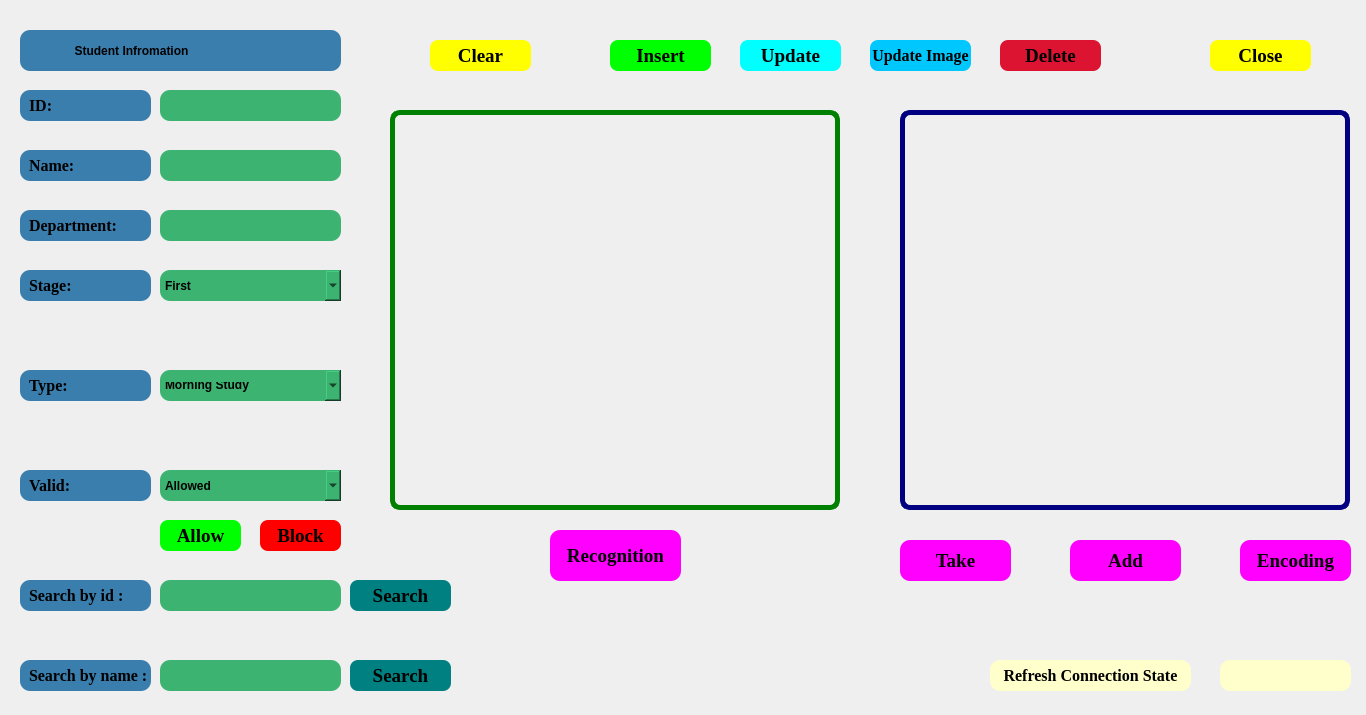
<?xml version="1.0" encoding="UTF-8"?>
<ui version="4.0">
 <class>Main</class>
 <widget class="QWidget" name="Main">
  <property name="geometry">
   <rect>
    <x>0</x>
    <y>0</y>
    <width>1366</width>
    <height>715</height>
   </rect>
  </property>
  <property name="windowTitle">
   <string>MTK</string>
  </property>
  <widget class="QPushButton" name="s1_take">
   <property name="geometry">
    <rect>
     <x>900</x>
     <y>540</y>
     <width>111</width>
     <height>41</height>
    </rect>
   </property>
   <property name="font">
    <font>
     <family>Times New Roman</family>
     <pointsize>14</pointsize>
     <weight>75</weight>
     <italic>false</italic>
     <bold>true</bold>
    </font>
   </property>
   <property name="cursor">
    <cursorShape>PointingHandCursor</cursorShape>
   </property>
   <property name="styleSheet">
    <string notr="true">border-radius: 10px;
background-color: rgb(255,0,255);
border-color: rgb(0, 85, 127);
font: 80 14pt &quot;MS Shell Dlg 2&quot;;
font-family: &quot;Times New Roman&quot;;
font-weight: bold;</string>
   </property>
   <property name="text">
    <string>Take</string>
   </property>
  </widget>
  <widget class="QLabel" name="label_8">
   <property name="geometry">
    <rect>
     <x>20</x>
     <y>660</y>
     <width>131</width>
     <height>31</height>
    </rect>
   </property>
   <property name="font">
    <font>
     <family>Times New Roman</family>
     <pointsize>12</pointsize>
     <weight>75</weight>
     <italic>false</italic>
     <bold>true</bold>
    </font>
   </property>
   <property name="styleSheet">
    <string notr="true">background-color: rgb(58, 126, 173);
border-radius: 10px;
padding:5px;
font: 80 12pt &quot;MS Shell Dlg 2&quot;;
font-family: &quot;Times New Roman&quot;;
font-weight: bold;</string>
   </property>
   <property name="text">
    <string>Search by name :</string>
   </property>
  </widget>
  <widget class="QPushButton" name="s1_update">
   <property name="geometry">
    <rect>
     <x>740</x>
     <y>40</y>
     <width>101</width>
     <height>31</height>
    </rect>
   </property>
   <property name="font">
    <font>
     <family>Times New Roman</family>
     <pointsize>14</pointsize>
     <weight>75</weight>
     <italic>false</italic>
     <bold>true</bold>
    </font>
   </property>
   <property name="cursor">
    <cursorShape>PointingHandCursor</cursorShape>
   </property>
   <property name="styleSheet">
    <string notr="true">border-radius: 8px;
background-color: rgb(0,255,255);
border-color: rgb(0, 85, 127);
font: 80 14pt &quot;MS Shell Dlg 2&quot;;
font-family: &quot;Times New Roman&quot;;
font-weight: bold;</string>
   </property>
   <property name="text">
    <string>Update</string>
   </property>
  </widget>
  <widget class="QLineEdit" name="s1_search_id">
   <property name="geometry">
    <rect>
     <x>160</x>
     <y>580</y>
     <width>181</width>
     <height>31</height>
    </rect>
   </property>
   <property name="styleSheet">
    <string notr="true">background-color: rgb(60,179,113);
border-color: rgb(0, 85, 127);
border-radius: 10px;
padding:5px;
font: 80 12pt &quot;MS Shell Dlg 2&quot;;
font-family: &quot;Times New Roman&quot;;
font-weight: bold;</string>
   </property>
  </widget>
  <widget class="QPushButton" name="s1_insert">
   <property name="geometry">
    <rect>
     <x>610</x>
     <y>40</y>
     <width>101</width>
     <height>31</height>
    </rect>
   </property>
   <property name="font">
    <font>
     <family>Times New Roman</family>
     <pointsize>14</pointsize>
     <weight>75</weight>
     <italic>false</italic>
     <bold>true</bold>
    </font>
   </property>
   <property name="cursor">
    <cursorShape>PointingHandCursor</cursorShape>
   </property>
   <property name="styleSheet">
    <string notr="true">border-radius: 8px;
background-color: rgb(0,255,0);
border-color: rgb(0, 85, 127);
font: 80 14pt &quot;MS Shell Dlg 2&quot;;
font-family: &quot;Times New Roman&quot;;
font-weight: bold;</string>
   </property>
   <property name="text">
    <string>Insert</string>
   </property>
  </widget>
  <widget class="QLabel" name="s1_Review_image">
   <property name="geometry">
    <rect>
     <x>900</x>
     <y>110</y>
     <width>450</width>
     <height>400</height>
    </rect>
   </property>
   <property name="styleSheet">
    <string notr="true">border-style: solid;
border-color: rgb(0,0,128);
border-width: 5px;
border-radius: 10px;
padding: 1px;
</string>
   </property>
   <property name="text">
    <string/>
   </property>
   <property name="scaledContents">
    <bool>true</bool>
   </property>
  </widget>
  <widget class="QPushButton" name="s1_AddImage">
   <property name="geometry">
    <rect>
     <x>1070</x>
     <y>540</y>
     <width>111</width>
     <height>41</height>
    </rect>
   </property>
   <property name="font">
    <font>
     <family>Times New Roman</family>
     <pointsize>14</pointsize>
     <weight>75</weight>
     <italic>false</italic>
     <bold>true</bold>
    </font>
   </property>
   <property name="cursor">
    <cursorShape>PointingHandCursor</cursorShape>
   </property>
   <property name="styleSheet">
    <string notr="true">border-radius: 10px;
background-color: rgb(255,0,255);
border-color: rgb(0, 85, 127);
font: 80 14pt &quot;MS Shell Dlg 2&quot;;
font-family: &quot;Times New Roman&quot;;
font-weight: bold;</string>
   </property>
   <property name="text">
    <string>Add</string>
   </property>
  </widget>
  <widget class="QLineEdit" name="s1_name">
   <property name="geometry">
    <rect>
     <x>160</x>
     <y>150</y>
     <width>181</width>
     <height>31</height>
    </rect>
   </property>
   <property name="styleSheet">
    <string notr="true">background-color: rgb(60,179,113);
border-color: rgb(0, 85, 127);
border-radius: 10px;
padding:5px;
font: 80 12pt &quot;MS Shell Dlg 2&quot;;
font-family: &quot;Times New Roman&quot;;
font-weight: bold;</string>
   </property>
  </widget>
  <widget class="QPushButton" name="s1_SearchId_btn">
   <property name="geometry">
    <rect>
     <x>350</x>
     <y>580</y>
     <width>101</width>
     <height>31</height>
    </rect>
   </property>
   <property name="font">
    <font>
     <family>Times New Roman</family>
     <pointsize>14</pointsize>
     <weight>75</weight>
     <italic>false</italic>
     <bold>true</bold>
    </font>
   </property>
   <property name="cursor">
    <cursorShape>PointingHandCursor</cursorShape>
   </property>
   <property name="styleSheet">
    <string notr="true">border-radius: 8px;
background-color: rgb(0,128,128);
border-color: rgb(0, 85, 127);
font: 80 14pt &quot;MS Shell Dlg 2&quot;;
font-family: &quot;Times New Roman&quot;;
font-weight: bold;</string>
   </property>
   <property name="text">
    <string>Search</string>
   </property>
   <property name="flat">
    <bool>false</bool>
   </property>
  </widget>
  <widget class="QPushButton" name="s1_close">
   <property name="geometry">
    <rect>
     <x>1210</x>
     <y>40</y>
     <width>101</width>
     <height>31</height>
    </rect>
   </property>
   <property name="font">
    <font>
     <family>Times New Roman</family>
     <pointsize>14</pointsize>
     <weight>75</weight>
     <italic>false</italic>
     <bold>true</bold>
    </font>
   </property>
   <property name="cursor">
    <cursorShape>PointingHandCursor</cursorShape>
   </property>
   <property name="styleSheet">
    <string notr="true">border-radius: 8px;
background-color: rgb(255,255,0);
border-color: rgb(0, 85, 127);
font: 80 14pt &quot;MS Shell Dlg 2&quot;;
font-family: &quot;Times New Roman&quot;;
font-weight: bold;</string>
   </property>
   <property name="text">
    <string>Close</string>
   </property>
  </widget>
  <widget class="QPushButton" name="s1_RunCamera">
   <property name="geometry">
    <rect>
     <x>550</x>
     <y>530</y>
     <width>131</width>
     <height>51</height>
    </rect>
   </property>
   <property name="font">
    <font>
     <family>Times New Roman</family>
     <pointsize>14</pointsize>
     <weight>75</weight>
     <italic>false</italic>
     <bold>true</bold>
    </font>
   </property>
   <property name="cursor">
    <cursorShape>PointingHandCursor</cursorShape>
   </property>
   <property name="styleSheet">
    <string notr="true">border-radius: 10px;
background-color: rgb(255,0,255);
border-color: rgb(0, 85, 127);
font: 80 14pt &quot;MS Shell Dlg 2&quot;;
font-family: &quot;Times New Roman&quot;;
font-weight: bold;</string>
   </property>
   <property name="text">
    <string>Recognition</string>
   </property>
  </widget>
  <widget class="QLabel" name="label">
   <property name="geometry">
    <rect>
     <x>20</x>
     <y>90</y>
     <width>131</width>
     <height>31</height>
    </rect>
   </property>
   <property name="font">
    <font>
     <family>Times New Roman</family>
     <pointsize>12</pointsize>
     <weight>75</weight>
     <italic>false</italic>
     <bold>true</bold>
    </font>
   </property>
   <property name="styleSheet">
    <string notr="true">background-color: rgb(58, 126, 173);
border-radius: 10px;
padding:5px;
font: 80 12pt &quot;MS Shell Dlg 2&quot;;
font-family: &quot;Times New Roman&quot;;
font-weight: bold;</string>
   </property>
   <property name="text">
    <string>ID:</string>
   </property>
  </widget>
  <widget class="QLabel" name="label_6">
   <property name="geometry">
    <rect>
     <x>20</x>
     <y>580</y>
     <width>131</width>
     <height>31</height>
    </rect>
   </property>
   <property name="font">
    <font>
     <family>Times New Roman</family>
     <pointsize>12</pointsize>
     <weight>75</weight>
     <italic>false</italic>
     <bold>true</bold>
    </font>
   </property>
   <property name="styleSheet">
    <string notr="true">background-color: rgb(58, 126, 173);
border-radius: 10px;
padding:5px;
font: 80 12pt &quot;MS Shell Dlg 2&quot;;
font-family: &quot;Times New Roman&quot;;
font-weight: bold;</string>
   </property>
   <property name="text">
    <string>Search by id :</string>
   </property>
  </widget>
  <widget class="QPushButton" name="s1_SearchName_btn">
   <property name="geometry">
    <rect>
     <x>350</x>
     <y>660</y>
     <width>101</width>
     <height>31</height>
    </rect>
   </property>
   <property name="font">
    <font>
     <family>Times New Roman</family>
     <pointsize>14</pointsize>
     <weight>75</weight>
     <italic>false</italic>
     <bold>true</bold>
    </font>
   </property>
   <property name="cursor">
    <cursorShape>PointingHandCursor</cursorShape>
   </property>
   <property name="styleSheet">
    <string notr="true">border-radius: 8px;
background-color: rgb(0,128,128);
border-color: rgb(0, 85, 127);
font: 80 14pt &quot;MS Shell Dlg 2&quot;;
font-family: &quot;Times New Roman&quot;;
font-weight: bold;</string>
   </property>
   <property name="text">
    <string>Search</string>
   </property>
   <property name="flat">
    <bool>false</bool>
   </property>
  </widget>
  <widget class="QLabel" name="s1_state_label">
   <property name="geometry">
    <rect>
     <x>1220</x>
     <y>660</y>
     <width>131</width>
     <height>31</height>
    </rect>
   </property>
   <property name="font">
    <font>
     <family>Times New Roman</family>
     <pointsize>12</pointsize>
     <weight>75</weight>
     <italic>false</italic>
     <bold>true</bold>
    </font>
   </property>
   <property name="styleSheet">
    <string notr="true">background-color: #ffc;
border-color: rgb(0, 85, 127);
font: 80 12pt &quot;MS Shell Dlg 2&quot;;
font-family: &quot;Times New Roman&quot;;
font-weight: bold;
padding: 6px;
border-radius: 10px;
</string>
   </property>
   <property name="text">
    <string/>
   </property>
  </widget>
  <widget class="QLabel" name="label_3">
   <property name="geometry">
    <rect>
     <x>20</x>
     <y>210</y>
     <width>131</width>
     <height>31</height>
    </rect>
   </property>
   <property name="font">
    <font>
     <family>Times New Roman</family>
     <pointsize>12</pointsize>
     <weight>75</weight>
     <italic>false</italic>
     <bold>true</bold>
    </font>
   </property>
   <property name="styleSheet">
    <string notr="true">background-color: rgb(58, 126, 173);
border-radius: 10px;
padding:5px;
font: 80 12pt &quot;MS Shell Dlg 2&quot;;
font-family: &quot;Times New Roman&quot;;
font-weight: bold;</string>
   </property>
   <property name="text">
    <string>Department:</string>
   </property>
  </widget>
  <widget class="QPushButton" name="s1_AddEncoding">
   <property name="geometry">
    <rect>
     <x>1240</x>
     <y>540</y>
     <width>111</width>
     <height>41</height>
    </rect>
   </property>
   <property name="font">
    <font>
     <family>Times New Roman</family>
     <pointsize>14</pointsize>
     <weight>75</weight>
     <italic>false</italic>
     <bold>true</bold>
    </font>
   </property>
   <property name="cursor">
    <cursorShape>PointingHandCursor</cursorShape>
   </property>
   <property name="styleSheet">
    <string notr="true">border-radius: 10px;
background-color: rgb(255,0,255);
border-color: rgb(0, 85, 127);
font: 80 14pt &quot;MS Shell Dlg 2&quot;;
font-family: &quot;Times New Roman&quot;;
font-weight: bold;</string>
   </property>
   <property name="text">
    <string>Encoding</string>
   </property>
  </widget>
  <widget class="QPushButton" name="s1_clear">
   <property name="geometry">
    <rect>
     <x>430</x>
     <y>40</y>
     <width>101</width>
     <height>31</height>
    </rect>
   </property>
   <property name="font">
    <font>
     <family>Times New Roman</family>
     <pointsize>14</pointsize>
     <weight>75</weight>
     <italic>false</italic>
     <bold>true</bold>
    </font>
   </property>
   <property name="cursor">
    <cursorShape>PointingHandCursor</cursorShape>
   </property>
   <property name="styleSheet">
    <string notr="true">border-radius: 8px;
background-color: rgb(255,255,0);
border-color: rgb(0, 85, 127);
font: 80 14pt &quot;MS Shell Dlg 2&quot;;
font-family: &quot;Times New Roman&quot;;
font-weight: bold;</string>
   </property>
   <property name="text">
    <string>Clear</string>
   </property>
  </widget>
  <widget class="QPushButton" name="s1_block">
   <property name="geometry">
    <rect>
     <x>260</x>
     <y>520</y>
     <width>81</width>
     <height>31</height>
    </rect>
   </property>
   <property name="font">
    <font>
     <family>Times New Roman</family>
     <pointsize>14</pointsize>
     <weight>75</weight>
     <italic>false</italic>
     <bold>true</bold>
    </font>
   </property>
   <property name="cursor">
    <cursorShape>PointingHandCursor</cursorShape>
   </property>
   <property name="styleSheet">
    <string notr="true">border-radius: 8px;
background-color: rgb(255,0,0);
border-color: rgb(0, 85, 127);
font: 80 14pt &quot;MS Shell Dlg 2&quot;;
font-family: &quot;Times New Roman&quot;;
font-weight: bold;</string>
   </property>
   <property name="text">
    <string>Block</string>
   </property>
  </widget>
  <widget class="QLineEdit" name="s1_search_name">
   <property name="geometry">
    <rect>
     <x>160</x>
     <y>660</y>
     <width>181</width>
     <height>31</height>
    </rect>
   </property>
   <property name="styleSheet">
    <string notr="true">background-color: rgb(60,179,113);
border-color: rgb(0, 85, 127);
border-radius: 10px;
padding:5px;
font: 80 12pt &quot;MS Shell Dlg 2&quot;;
font-family: &quot;Times New Roman&quot;;
font-weight: bold;</string>
   </property>
  </widget>
  <widget class="QComboBox" name="s1_type">
   <property name="geometry">
    <rect>
     <x>160</x>
     <y>370</y>
     <width>181</width>
     <height>31</height>
    </rect>
   </property>
   <property name="cursor">
    <cursorShape>PointingHandCursor</cursorShape>
   </property>
   <property name="styleSheet">
    <string notr="true">background-color: rgb(60,179,113);
border-color: rgb(0, 85, 127);
border-radius: 10px;
padding:12px 0px 0px 5px;
font: 80 12pt &quot;MS Shell Dlg 2&quot;;
font-family: &quot;Times New Roman&quot;;
font-weight: bold;</string>
   </property>
   <item>
    <property name="text">
     <string>Morning Study
</string>
    </property>
   </item>
   <item>
    <property name="text">
     <string>Evening Study
</string>
    </property>
   </item>
  </widget>
  <widget class="QPushButton" name="s1_delete">
   <property name="geometry">
    <rect>
     <x>1000</x>
     <y>40</y>
     <width>101</width>
     <height>31</height>
    </rect>
   </property>
   <property name="font">
    <font>
     <family>Times New Roman</family>
     <pointsize>14</pointsize>
     <weight>75</weight>
     <italic>false</italic>
     <bold>true</bold>
    </font>
   </property>
   <property name="cursor">
    <cursorShape>PointingHandCursor</cursorShape>
   </property>
   <property name="styleSheet">
    <string notr="true">border-radius: 8px;
background-color: rgb(220,20,50);
border-color: rgb(0, 85, 127);
font: 80 14pt &quot;MS Shell Dlg 2&quot;;
font-family: &quot;Times New Roman&quot;;
font-weight: bold;</string>
   </property>
   <property name="text">
    <string>Delete</string>
   </property>
  </widget>
  <widget class="QLabel" name="label_5">
   <property name="geometry">
    <rect>
     <x>20</x>
     <y>370</y>
     <width>131</width>
     <height>31</height>
    </rect>
   </property>
   <property name="font">
    <font>
     <family>Times New Roman</family>
     <pointsize>12</pointsize>
     <weight>75</weight>
     <italic>false</italic>
     <bold>true</bold>
    </font>
   </property>
   <property name="styleSheet">
    <string notr="true">background-color: rgb(58, 126, 173);
border-radius: 10px;
padding:5px;
font: 80 12pt &quot;MS Shell Dlg 2&quot;;
font-family: &quot;Times New Roman&quot;;
font-weight: bold;</string>
   </property>
   <property name="text">
    <string>Type:</string>
   </property>
  </widget>
  <widget class="QComboBox" name="s1_valid">
   <property name="geometry">
    <rect>
     <x>160</x>
     <y>470</y>
     <width>181</width>
     <height>31</height>
    </rect>
   </property>
   <property name="cursor">
    <cursorShape>PointingHandCursor</cursorShape>
   </property>
   <property name="styleSheet">
    <string notr="true">background-color: rgb(60,179,113);
border-color: rgb(0, 85, 127);
border-radius: 10px;
padding:5px;
font: 80 12pt &quot;MS Shell Dlg 2&quot;;
font-family: &quot;Times New Roman&quot;;
font-weight: bold;</string>
   </property>
   <item>
    <property name="text">
     <string>Allowed</string>
    </property>
   </item>
   <item>
    <property name="text">
     <string>Blocked</string>
    </property>
   </item>
  </widget>
  <widget class="QComboBox" name="s1_stage">
   <property name="geometry">
    <rect>
     <x>160</x>
     <y>270</y>
     <width>181</width>
     <height>31</height>
    </rect>
   </property>
   <property name="cursor">
    <cursorShape>PointingHandCursor</cursorShape>
   </property>
   <property name="styleSheet">
    <string notr="true">background-color: rgb(60,179,113);
border-color: rgb(0, 85, 127);
border-radius: 10px;
padding:5px;
font: 80 12pt &quot;MS Shell Dlg 2&quot;;
font-family: &quot;Times New Roman&quot;;
font-weight: bold;</string>
   </property>
   <item>
    <property name="text">
     <string>First</string>
    </property>
   </item>
   <item>
    <property name="text">
     <string>Second</string>
    </property>
   </item>
   <item>
    <property name="text">
     <string>Third</string>
    </property>
   </item>
   <item>
    <property name="text">
     <string>Fourth</string>
    </property>
   </item>
   <item>
    <property name="text">
     <string>Fifth</string>
    </property>
   </item>
  </widget>
  <widget class="QLabel" name="s1_LiveImage">
   <property name="geometry">
    <rect>
     <x>390</x>
     <y>110</y>
     <width>450</width>
     <height>400</height>
    </rect>
   </property>
   <property name="styleSheet">
    <string notr="true">border-style: solid;
border-color: green;
border-width: 5px;
border-radius: 10px;
padding: 1px;</string>
   </property>
   <property name="text">
    <string/>
   </property>
   <property name="scaledContents">
    <bool>true</bool>
   </property>
  </widget>
  <widget class="QPushButton" name="s1_refresh">
   <property name="geometry">
    <rect>
     <x>990</x>
     <y>660</y>
     <width>201</width>
     <height>31</height>
    </rect>
   </property>
   <property name="font">
    <font>
     <family>Times New Roman</family>
     <pointsize>12</pointsize>
     <weight>75</weight>
     <italic>false</italic>
     <bold>true</bold>
    </font>
   </property>
   <property name="cursor">
    <cursorShape>PointingHandCursor</cursorShape>
   </property>
   <property name="styleSheet">
    <string notr="true">background-color: #ffc;
border-color: rgb(0, 85, 127);
font: 80 12pt &quot;MS Shell Dlg 2&quot;;
font-family: &quot;Times New Roman&quot;;
font-weight: bold;
padding: 6px;
border-radius: 10px;</string>
   </property>
   <property name="text">
    <string>Refresh Connection State</string>
   </property>
  </widget>
  <widget class="QLabel" name="label_4">
   <property name="geometry">
    <rect>
     <x>20</x>
     <y>270</y>
     <width>131</width>
     <height>31</height>
    </rect>
   </property>
   <property name="font">
    <font>
     <family>Times New Roman</family>
     <pointsize>12</pointsize>
     <weight>75</weight>
     <italic>false</italic>
     <bold>true</bold>
    </font>
   </property>
   <property name="styleSheet">
    <string notr="true">background-color: rgb(58, 126, 173);
border-radius: 10px;
padding:5px;
font: 80 12pt &quot;MS Shell Dlg 2&quot;;
font-family: &quot;Times New Roman&quot;;
font-weight: bold;</string>
   </property>
   <property name="text">
    <string>Stage:</string>
   </property>
  </widget>
  <widget class="QLineEdit" name="s1_id">
   <property name="geometry">
    <rect>
     <x>160</x>
     <y>90</y>
     <width>181</width>
     <height>31</height>
    </rect>
   </property>
   <property name="styleSheet">
    <string notr="true">background-color: rgb(60,179,113);
border-color: rgb(0, 85, 127);
border-radius: 10px;
padding:5px;
font: 80 12pt &quot;MS Shell Dlg 2&quot;;
font-family: &quot;Times New Roman&quot;;
font-weight: bold;</string>
   </property>
  </widget>
  <widget class="QPushButton" name="s1_update_image">
   <property name="geometry">
    <rect>
     <x>870</x>
     <y>40</y>
     <width>101</width>
     <height>31</height>
    </rect>
   </property>
   <property name="font">
    <font>
     <family>Times New Roman</family>
     <pointsize>12</pointsize>
     <weight>75</weight>
     <italic>false</italic>
     <bold>true</bold>
    </font>
   </property>
   <property name="cursor">
    <cursorShape>PointingHandCursor</cursorShape>
   </property>
   <property name="styleSheet">
    <string notr="true">border-radius: 8px;
background-color: rgb(0,200,255);
border-color: rgb(0, 85, 127);
font: 80 12pt &quot;MS Shell Dlg 2&quot;;
font-family: &quot;Times New Roman&quot;;
font-weight: bold;</string>
   </property>
   <property name="text">
    <string>Update Image</string>
   </property>
  </widget>
  <widget class="QLabel" name="label_9">
   <property name="geometry">
    <rect>
     <x>20</x>
     <y>30</y>
     <width>321</width>
     <height>41</height>
    </rect>
   </property>
   <property name="styleSheet">
    <string notr="true">background-color: rgb(58, 126, 173);
border-radius: 10px;
padding:5px;
font: 80 16pt &quot;MS Shell Dlg 2&quot;;
font-family: &quot;Times New Roman&quot;;
font-weight: bold;</string>
   </property>
   <property name="text">
    <string>              Student Infromation</string>
   </property>
  </widget>
  <widget class="QPushButton" name="s1_allow">
   <property name="geometry">
    <rect>
     <x>160</x>
     <y>520</y>
     <width>81</width>
     <height>31</height>
    </rect>
   </property>
   <property name="font">
    <font>
     <family>Times New Roman</family>
     <pointsize>14</pointsize>
     <weight>75</weight>
     <italic>false</italic>
     <bold>true</bold>
    </font>
   </property>
   <property name="cursor">
    <cursorShape>PointingHandCursor</cursorShape>
   </property>
   <property name="styleSheet">
    <string notr="true">border-radius: 8px;
background-color: rgb(0,255,0);
border-color: rgb(0, 85, 127);
font: 80 14pt &quot;MS Shell Dlg 2&quot;;
font-family: &quot;Times New Roman&quot;;
font-weight: bold;</string>
   </property>
   <property name="text">
    <string>Allow</string>
   </property>
  </widget>
  <widget class="QLabel" name="label_2">
   <property name="geometry">
    <rect>
     <x>20</x>
     <y>150</y>
     <width>131</width>
     <height>31</height>
    </rect>
   </property>
   <property name="font">
    <font>
     <family>Times New Roman</family>
     <pointsize>12</pointsize>
     <weight>75</weight>
     <italic>false</italic>
     <bold>true</bold>
    </font>
   </property>
   <property name="styleSheet">
    <string notr="true">background-color: rgb(58, 126, 173);
border-radius: 10px;
padding:5px;
font: 80 12pt &quot;MS Shell Dlg 2&quot;;
font-family: &quot;Times New Roman&quot;;
font-weight: bold;</string>
   </property>
   <property name="text">
    <string>Name:</string>
   </property>
  </widget>
  <widget class="QLineEdit" name="s1_department">
   <property name="geometry">
    <rect>
     <x>160</x>
     <y>210</y>
     <width>181</width>
     <height>31</height>
    </rect>
   </property>
   <property name="styleSheet">
    <string notr="true">background-color: rgb(60,179,113);
border-color: rgb(0, 85, 127);
border-radius: 10px;
padding:5px;
font: 80 12pt &quot;MS Shell Dlg 2&quot;;
font-family: &quot;Times New Roman&quot;;
font-weight: bold;</string>
   </property>
  </widget>
  <widget class="QLabel" name="label_7">
   <property name="geometry">
    <rect>
     <x>20</x>
     <y>470</y>
     <width>131</width>
     <height>31</height>
    </rect>
   </property>
   <property name="font">
    <font>
     <family>Times New Roman</family>
     <pointsize>12</pointsize>
     <weight>75</weight>
     <italic>false</italic>
     <bold>true</bold>
    </font>
   </property>
   <property name="styleSheet">
    <string notr="true">background-color: rgb(58, 126, 173);
border-radius: 10px;
padding:5px;
font: 80 12pt &quot;MS Shell Dlg 2&quot;;
font-family: &quot;Times New Roman&quot;;
font-weight: bold;</string>
   </property>
   <property name="text">
    <string>Valid:</string>
   </property>
  </widget>
 </widget>
 <resources/>
 <connections/>
</ui>
